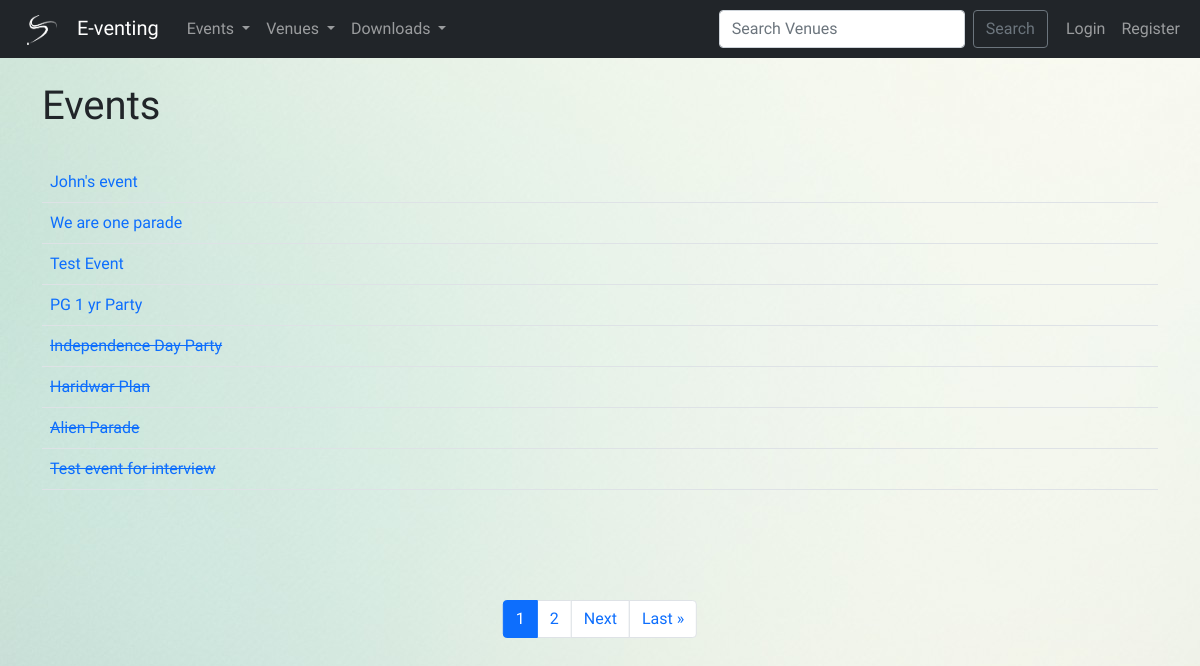
Before: /events with the older database file.
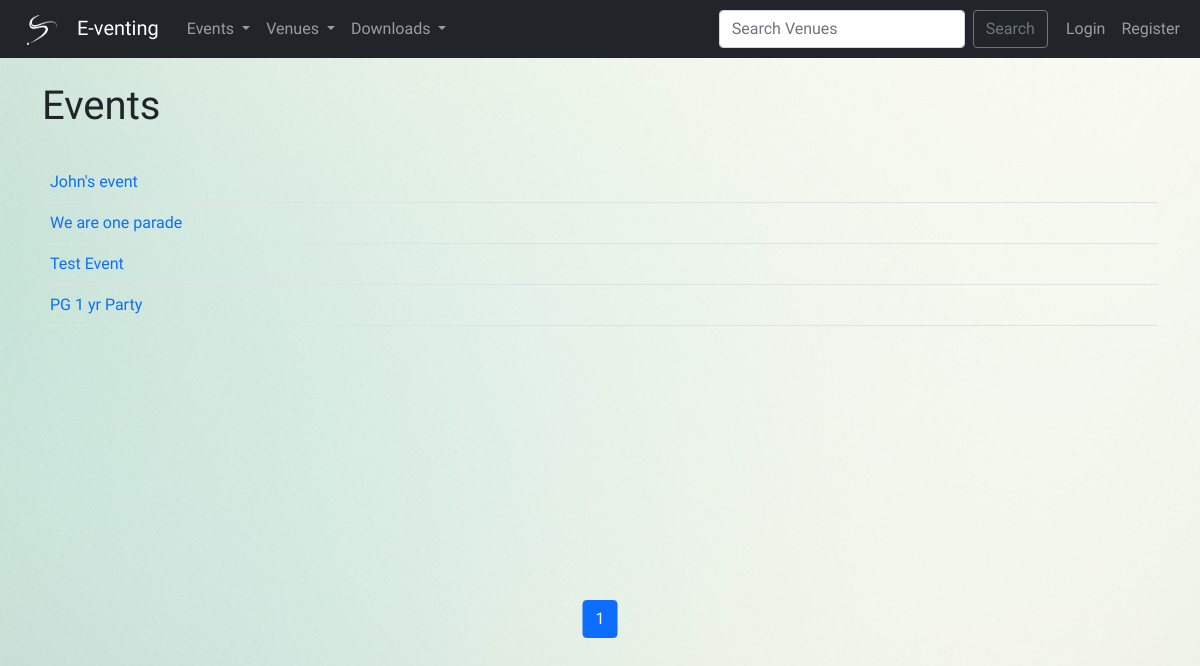
After: the same page with the newer database file.
### events/models.py (models this page shows, shortened)
class Event(models.Model):
    name = models.CharField('Event Name', max_length=120)
    event_date = models.DateTimeField('Event Date')
    venue = models.ForeignKey(Venue, blank=True, null=True, on_delete=models.CASCADE)
    manager = models.ForeignKey(User, blank=True, null=True, on_delete=models.SET_NULL,related_name='manager')
    description = models.TextField(blank=True)
    attendees = models.ManyToManyField(Attendee, blank=True)
    approved = models.BooleanField(default=False)
    def __str__(self):
        return self.name
    @property
    def Is_past(self):
        today = date.today()
        if self.event_date.date() > today:
            occurred = 'Future'
        else:
            occurred = 'Past'
        return occurred

### events/views.py (the view)
# urls.py: path('events', views.all_events, name='list-events'),
def all_events(request):
    p = Paginator(Event.objects.filter(approved=True).order_by('-event_date'), 8)
    page = request.GET.get('page')
    event_list = p.get_page(page)
    nums = 'a'*event_list.paginator.num_pages
    return render(request, 'events/event_list.html', {
        'event_list': event_list,
        'nums':nums
    })

### events/templates/events/event_list.html (shortened to what this page needs)
{% extends 'events/base.html' %}
{% block content %}
    <h1>Events</h1>
    <br>
    <table class="table table-hover">
        {% for event in event_list %}
            <tr>
                <td>
                    <a href="{% url 'show-event' event.id%}" style="text-decoration: none;">
                        {% if event.Is_past == 'Past' %}
                            <del>{{event}}</del>
                        {% else %}
                            {{event}}
                        {% endif %}
                    </a>
                </td>
                {%if user.is_authenticated and user == event.manager %}
                <td align='right'>
                    <a href="{% url 'update-event' event.id%}" class="btn btn-outline-secondary btn-sm">Update</a>
                    <a href="{% url 'delete-event' event.id%}" class="btn btn-outline-danger btn-sm">Delete</a>
                </td>
                {% else %}
                    <td align='right'/>
                {% endif %}
            </tr>
        {% endfor %}
    </table>
    <div style="position: absolute;top: 75%;left: 50%;transform: translateX(-50%);">
        <nav aria-label="Page navigation example">
            <ul class="pagination justify-content-center">
            {% for i in nums %}
                {% if forloop.counter == event_list.number %}
                    <li class="page-item active"><a class="page-link" href="?page={{forloop.counter}}">{{ forloop.counter}}</a></li>
                {% else %}
                    <li class="page-item"><a class="page-link" href="?page={{forloop.counter}}">{{ forloop.counter}}</a></li>
                {% endif %}
            {% endfor %}
            {% if event_list.has_next %}
                <li class="page-item"><a class="page-link" href="?page={{event_list.next_page_number}}">Next</a></li>
                <li class="page-item"><a class="page-link" href="?page={{event_list.paginator.num_pages}}">Last &raquo</a></li>
            {% endif %}
            </ul>
        </nav>
    </div>
    <br><br>
{% endblock %}

Changed rows visible on the page:
no longer on this page (row edited): Event: name "Independence Day Party"
no longer on this page (row edited): Event: name "Haridwar Plan"
no longer on this page (row edited): Event: name "Alien Parade"
no longer on this page (row edited): Event: name "Test event for interview"
Other visible differences:
list line gone: "2"
text no longer shown: "Next Last »"
